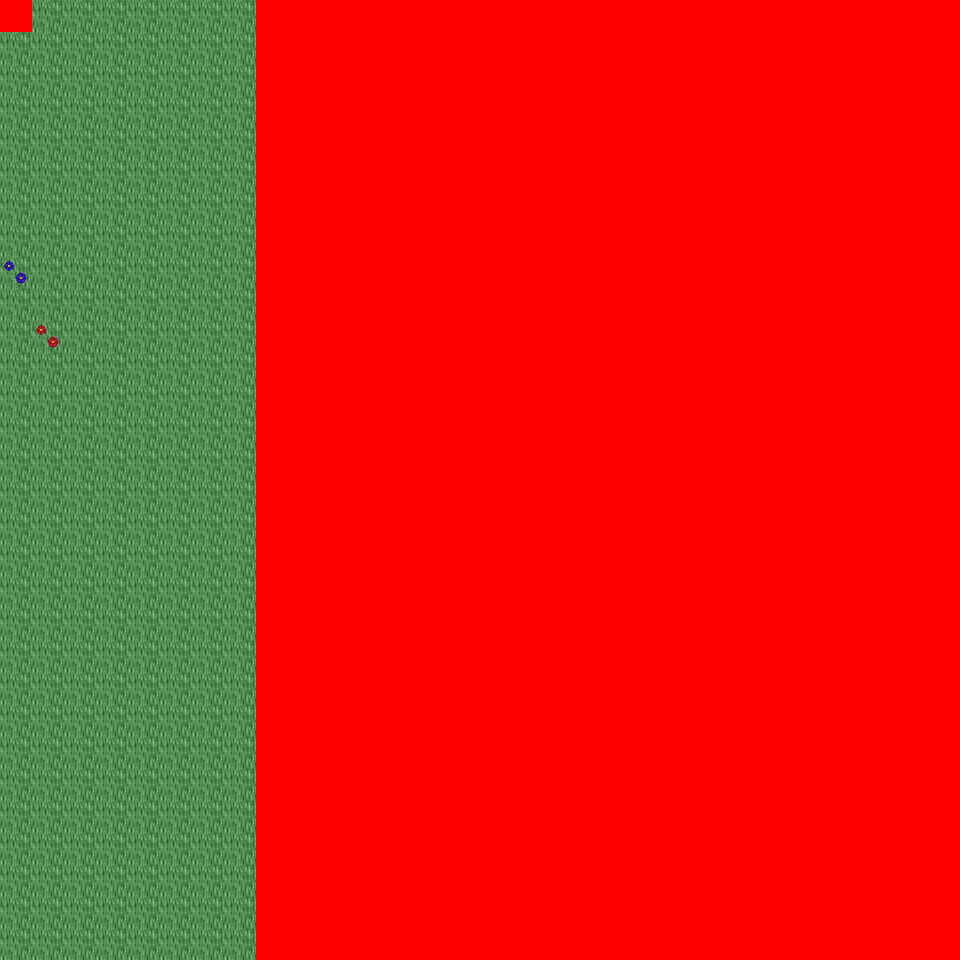

The image is a tile-based game level rendered from a .tmx file. Its description and source (layers, tilesets, objects; grid data summarised) follow:
An orthogonal 30x30 tile map with 32x32 px tiles, 6 tile layers (Ground, Object, Object2, Above, ...), 43 tilesets and 3 objects (3x mapchange).

<map version="1.0" orientation="orthogonal" renderorder="right-down" width="30" height="30" tilewidth="32" tileheight="32" nextobjectid="4">
  <tileset firstgid="1" name="tileset_logic_collision" tilewidth="32" tileheight="32" tilecount="1" columns="1">
    <image source="../drawable/tileset_logic_collision.png" width="32" height="32" />
  </tileset>
  <tileset firstgid="2" name="tileset_ground_ground" tilewidth="32" tileheight="32" tilecount="33" columns="3">
    <image source="../drawable/tileset_ground_ground.png" width="96" height="352" />
  </tileset>
  <tileset firstgid="35" name="tileset_building_castle" tilewidth="32" tileheight="32" tilecount="320" columns="20">
    <image source="../drawable/tileset_building_castle.png" width="640" height="512" />
  </tileset>
  <tileset firstgid="355" name="tileset_item_weapon_cannon" tilewidth="32" tileheight="32" tilecount="12" columns="3">
    <image source="../drawable/tileset_item_weapon_cannon.png" width="96" height="128" />
  </tileset>
  <tileset firstgid="367" name="tileset_item_pot_barrels_1" tilewidth="32" tileheight="32" tilecount="8" columns="4">
    <image source="../drawable/tileset_item_pot_barrels_1.png" width="128" height="64" />
  </tileset>
  <tileset firstgid="375" name="tileset_building_door_door" tilewidth="32" tileheight="32" tilecount="6" columns="3">
    <image source="../drawable/tileset_building_door_door.png" width="96" height="64" />
  </tileset>
  <tileset firstgid="381" name="tileset_building_door_closed" tilewidth="32" tileheight="32" tilecount="1" columns="1">
    <image source="../drawable/tileset_building_door_closed.png" width="32" height="32" />
  </tileset>
  <tileset firstgid="382" name="tileset_building_window_window_centered" tilewidth="32" tileheight="32" tilecount="1" columns="1">
    <image source="../drawable/tileset_building_window_window_centered.png" width="32" height="32" />
  </tileset>
  <tileset firstgid="383" name="tileset_building_decoration_chimney_big" tilewidth="32" tileheight="32" tilecount="2" columns="1">
    <image source="../drawable/tileset_building_decoration_chimney_big.png" width="32" height="64" />
  </tileset>
  <tileset firstgid="385" name="tileset_ground_grass_corners" tilewidth="32" tileheight="32" tilecount="24" columns="6">
    <image source="../drawable/tileset_ground_grass_corners.png" width="192" height="128" />
  </tileset>
  <tileset firstgid="409" name="tileset_ground_grass_edges" tilewidth="32" tileheight="32" tilecount="36" columns="12">
    <image source="../drawable/tileset_ground_grass_edges.png" width="384" height="96" />
  </tileset>
  <tileset firstgid="445" name="tileset_item_statue_lion_statues" tilewidth="32" tileheight="32" tilecount="8" columns="2">
    <image source="../drawable/tileset_item_statue_lion_statues.png" width="64" height="128" />
  </tileset>
  <tileset firstgid="453" name="tileset_item_statue_girl_with_bird" tilewidth="32" tileheight="32" tilecount="12" columns="4">
    <image source="../drawable/tileset_item_statue_girl_with_bird.png" width="128" height="96" />
  </tileset>
  <tileset firstgid="465" name="tileset_furniture_light_lamp_blue" tilewidth="32" tileheight="32" tilecount="3" columns="1">
    <image source="../drawable/tileset_furniture_light_lamp_blue.png" width="32" height="96" />
  </tileset>
  <tileset firstgid="468" name="tileset_plant_flower_daisy_blue" tilewidth="32" tileheight="32" tilecount="8" columns="2">
    <image source="../drawable/tileset_plant_flower_daisy_blue.png" width="64" height="128" />
  </tileset>
  <tileset firstgid="476" name="tileset_plant_flower_daisy_red" tilewidth="32" tileheight="32" tilecount="8" columns="2">
    <image source="../drawable/tileset_plant_flower_daisy_red.png" width="64" height="128" />
  </tileset>
  <tileset firstgid="484" name="tileset_plant_flower_daisy_white" tilewidth="32" tileheight="32" tilecount="8" columns="2">
    <image source="../drawable/tileset_plant_flower_daisy_white.png" width="64" height="128" />
  </tileset>
  <tileset firstgid="492" name="tileset_plant_flower_daisy_yellow" tilewidth="32" tileheight="32" tilecount="8" columns="2">
    <image source="../drawable/tileset_plant_flower_daisy_yellow.png" width="64" height="128" />
  </tileset>
  <tileset firstgid="500" name="tileset_plant_tree_fall_trees" tilewidth="32" tileheight="32" tilecount="40" columns="8">
    <image source="../drawable/tileset_plant_tree_fall_trees.png" width="256" height="160" />
  </tileset>
  <tileset firstgid="540" name="tileset_plant_tree_oak_tree" tilewidth="32" tileheight="32" tilecount="20" columns="4">
    <image source="../drawable/tileset_plant_tree_oak_tree.png" width="128" height="160" />
  </tileset>
  <tileset firstgid="560" name="tileset_plant_tree_chestnut_tree" tilewidth="32" tileheight="32" tilecount="20" columns="4">
    <image source="../drawable/tileset_plant_tree_chestnut_tree.png" width="128" height="160" />
  </tileset>
  <tileset firstgid="580" name="tileset_plant_tree_locust_tree" tilewidth="32" tileheight="32" tilecount="20" columns="4">
    <image source="../drawable/tileset_plant_tree_locust_tree.png" width="128" height="160" />
  </tileset>
  <tileset firstgid="600" name="tileset_plant_bush_hosta" tilewidth="32" tileheight="32" tilecount="9" columns="3">
    <image source="../drawable/tileset_plant_bush_hosta.png" width="96" height="96" />
  </tileset>
  <tileset firstgid="609" name="tileset_plant_flower_flowers_mixed" tilewidth="32" tileheight="32" tilecount="16" columns="4">
    <image source="../drawable/tileset_plant_flower_flowers_mixed.png" width="128" height="128" />
  </tileset>
  <tileset firstgid="625" name="tileset_plant_flower_red_blue_clusters" tilewidth="32" tileheight="32" tilecount="4" columns="1">
    <image source="../drawable/tileset_plant_flower_red_blue_clusters.png" width="32" height="128" />
  </tileset>
  <tileset firstgid="629" name="tileset_furniture_chair_bench_iron" tilewidth="32" tileheight="32" tilecount="4" columns="2">
    <image source="../drawable/tileset_furniture_chair_bench_iron.png" width="64" height="64" />
  </tileset>
  <tileset firstgid="633" name="tileset_plant_stump_stump_pale_purple" tilewidth="32" tileheight="32" tilecount="4" columns="2">
    <image source="../drawable/tileset_plant_stump_stump_pale_purple.png" width="64" height="64" />
  </tileset>
  <tileset firstgid="637" name="tileset_plant_stump_small_stump" tilewidth="32" tileheight="32" tilecount="4" columns="2">
    <image source="../drawable/tileset_plant_stump_small_stump.png" width="64" height="64" />
  </tileset>
  <tileset firstgid="641" name="tileset_building_decoration_banner" tilewidth="32" tileheight="32" tilecount="12" columns="1">
    <image source="../drawable/tileset_building_decoration_banner.png" width="32" height="384" />
  </tileset>
  <tileset firstgid="653" name="tileset_building_decoration_chimney" tilewidth="32" tileheight="32" tilecount="2" columns="1">
    <image source="../drawable/tileset_building_decoration_chimney.png" width="32" height="64" />
  </tileset>
  <tileset firstgid="655" name="tileset_plant_flower_vines_flowered" tilewidth="32" tileheight="32" tilecount="9" columns="3">
    <image source="../drawable/tileset_plant_flower_vines_flowered.png" width="96" height="96" />
  </tileset>
  <tileset firstgid="664" name="tileset_building_decoration_library_banner" tilewidth="32" tileheight="32" tilecount="6" columns="3">
    <image source="../drawable/tileset_building_decoration_library_banner.png" width="96" height="64" />
  </tileset>
  <tileset firstgid="670" name="tileset_building_cottage" tilewidth="32" tileheight="32" tilecount="256" columns="16">
    <image source="../drawable/tileset_building_cottage.png" width="512" height="512" />
  </tileset>
  <tileset firstgid="926" name="tileset_building_roof_thatched_roof" tilewidth="32" tileheight="32" tilecount="256" columns="16">
    <image source="../drawable/tileset_building_roof_thatched_roof.png" width="512" height="512" />
  </tileset>
  <tileset firstgid="1182" name="tileset_building_window_windows" tilewidth="32" tileheight="32" tilecount="256" columns="16">
    <image source="../drawable/tileset_building_window_windows.png" width="512" height="512" />
  </tileset>
  <tileset firstgid="1438" name="tileset_building_door_doors" tilewidth="32" tileheight="32" tilecount="256" columns="16">
    <image source="../drawable/tileset_building_door_doors.png" width="512" height="512" />
  </tileset>
  <tileset firstgid="1694" name="tileset_building_decoration_chimney_brown_stacks" tilewidth="32" tileheight="32" tilecount="2" columns="1">
    <image source="../drawable/tileset_building_decoration_chimney_brown_stacks.png" width="32" height="64" />
  </tileset>
  <tileset firstgid="1696" name="tileset_ground_ground_3" tilewidth="32" tileheight="32" tilecount="5" columns="5">
    <image source="../drawable/tileset_ground_ground_3.png" width="160" height="32" />
  </tileset>
  <tileset firstgid="1701" name="tileset_plant_bush_bush_pinks" tilewidth="32" tileheight="32" tilecount="4" columns="2">
    <image source="../drawable/tileset_plant_bush_bush_pinks.png" width="64" height="64" />
  </tileset>
  <tileset firstgid="1705" name="tileset_plant_bushes_and_trees" tilewidth="32" tileheight="32" tilecount="144" columns="16">
    <image source="../drawable/tileset_plant_bushes_and_trees.png" width="512" height="289" />
  </tileset>
  <tileset firstgid="1849" name="tileset_plant_bush_berried" tilewidth="32" tileheight="32" tilecount="60" columns="5">
    <image source="../drawable/tileset_plant_bush_berried.png" width="160" height="384" />
  </tileset>
  <tileset firstgid="1909" name="tileset_plant_bush_leafy" tilewidth="32" tileheight="32" tilecount="48" columns="8">
    <image source="../drawable/tileset_plant_bush_leafy.png" width="256" height="192" />
  </tileset>
  <tileset firstgid="1957" name="tileset_plant_bush_flowering" tilewidth="32" tileheight="32" tilecount="72" columns="8">
    <image source="../drawable/tileset_plant_bush_flowering.png" width="256" height="288" />
  </tileset>
  <layer name="Ground" width="30" height="30">
    <data>[900 cells, 900 non-empty, 3 distinct tile ids]</data>
  </layer>
  <layer name="Object" width="30" height="30">
    <data>[900 cells, 109 non-empty, 22 distinct tile ids]</data>
  </layer>
  <layer name="Object2" width="30" height="30">
    <data>[900 cells, 18 non-empty, 8 distinct tile ids]</data>
  </layer>
  <layer name="Above" width="30" height="30">
    <data>[900 cells, 62 non-empty, 54 distinct tile ids]</data>
  </layer>
  <layer name="Above2" width="30" height="30">
    <data>[900 cells, 56 non-empty, 16 distinct tile ids]</data>
  </layer>
  <layer name="Walkable" width="30" height="30">
    <data>[900 cells, 661 non-empty, 1 distinct tile ids]</data>
  </layer>
  <objectgroup name="MapEvents">
    <object id="1" name="north" type="mapchange" x="32" y="0" width="224" height="32">
      <properties>
        <property name="map" value="0_ados_mountain_n2_w2_x3_y1" />
        <property name="place" value="south" />
      </properties>
    </object>
    <object id="2" name="south" type="mapchange" x="0" y="928" width="256" height="32">
      <properties>
        <property name="map" value="0_ados_mountain_n2_w2_x3_y3" />
        <property name="place" value="north" />
      </properties>
    </object>
    <object id="3" name="west" type="mapchange" x="0" y="32" width="32" height="928">
      <properties>
        <property name="map" value="0_ados_mountain_n2_w2_x2_y2" />
        <property name="place" value="east" />
      </properties>
    </object>
  </objectgroup>
</map>
